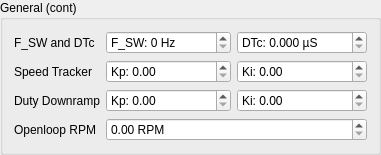
                 <widget class="QGroupBox" name="groupBox_41">
                  <property name="title">
                   <string>General (cont)</string>
                  </property>
                  <layout class="QGridLayout" name="gridLayout_40">
                   <item row="7" column="0">
                    <widget class="QLabel" name="label_104">
                     <property name="text">
                      <string>Openloop RPM</string>
                     </property>
                    </widget>
                   </item>
                   <item row="5" column="1">
                    <widget class="QDoubleSpinBox" name="mcconfFocPllKpBox">
                     <property name="prefix">
                      <string>Kp: </string>
                     </property>
                     <property name="maximum">
                      <double>100000.000000000000000</double>
                     </property>
                    </widget>
                   </item>
                   <item row="6" column="2">
                    <widget class="QDoubleSpinBox" name="mcconfFocDutyDownrampKiBox">
                     <property name="prefix">
                      <string>Ki: </string>
                     </property>
                     <property name="maximum">
                      <double>100000.000000000000000</double>
                     </property>
                    </widget>
                   </item>
                   <item row="6" column="0">
                    <widget class="QLabel" name="label_103">
                     <property name="text">
                      <string>Duty Downramp</string>
                     </property>
                    </widget>
                   </item>
                   <item row="5" column="2">
                    <widget class="QDoubleSpinBox" name="mcconfFocPllKiBox">
                     <property name="prefix">
                      <string>Ki: </string>
                     </property>
                     <property name="decimals">
                      <number>2</number>
                     </property>
                     <property name="maximum">
                      <double>1000000.000000000000000</double>
                     </property>
                     <property name="singleStep">
                      <double>1000.000000000000000</double>
                     </property>
                    </widget>
                   </item>
                   <item row="5" column="0">
                    <widget class="QLabel" name="label_90">
                     <property name="text">
                      <string>Speed Tracker</string>
                     </property>
                    </widget>
                   </item>
                   <item row="7" column="1" colspan="2">
                    <widget class="QDoubleSpinBox" name="mcconfFocOpenloopRpmBox">
                     <property name="keyboardTracking">
                      <bool>false</bool>
                     </property>
                     <property name="prefix">
                      <string/>
                     </property>
                     <property name="suffix">
                      <string> RPM</string>
                     </property>
                     <property name="maximum">
                      <double>100000.000000000000000</double>
                     </property>
                     <property name="singleStep">
                      <double>10.000000000000000</double>
                     </property>
                    </widget>
                   </item>
                   <item row="6" column="1">
                    <widget class="QDoubleSpinBox" name="mcconfFocDutyDownrampKpBox">
                     <property name="prefix">
                      <string>Kp: </string>
                     </property>
                     <property name="maximum">
                      <double>10000.000000000000000</double>
                     </property>
                    </widget>
                   </item>
                   <item row="4" column="1">
                    <widget class="QSpinBox" name="mcconfFocFSwBox">
                     <property name="toolTip">
                      <string>Switching Frequency</string>
                     </property>
                     <property name="suffix">
                      <string> Hz</string>
                     </property>
                     <property name="prefix">
                      <string>F_SW: </string>
                     </property>
                     <property name="maximum">
                      <number>100000</number>
                     </property>
                     <property name="singleStep">
                      <number>100</number>
                     </property>
                    </widget>
                   </item>
                   <item row="4" column="0">
                    <widget class="QLabel" name="label_94">
                     <property name="text">
                      <string>F_SW and DTc</string>
                     </property>
                    </widget>
                   </item>
                   <item row="4" column="2">
                    <widget class="QDoubleSpinBox" name="mcconfFocDtCompBox">
                     <property name="toolTip">
                      <string>&lt;html&gt;&lt;head/&gt;&lt;body&gt;&lt;p&gt;Dead time compensation. Getting this value right is important for the low speed performance of the sensorless observer.&lt;/p&gt;&lt;/body&gt;&lt;/html&gt;</string>
                     </property>
                     <property name="prefix">
                      <string>DTc: </string>
                     </property>
                     <property name="suffix">
                      <string> µS</string>
                     </property>
                     <property name="decimals">
                      <number>3</number>
                     </property>
                     <property name="maximum">
                      <double>10000.000000000000000</double>
                     </property>
                     <property name="singleStep">
                      <double>0.010000000000000</double>
                     </property>
                    </widget>
                   </item>
                  </layout>
                 </widget>
